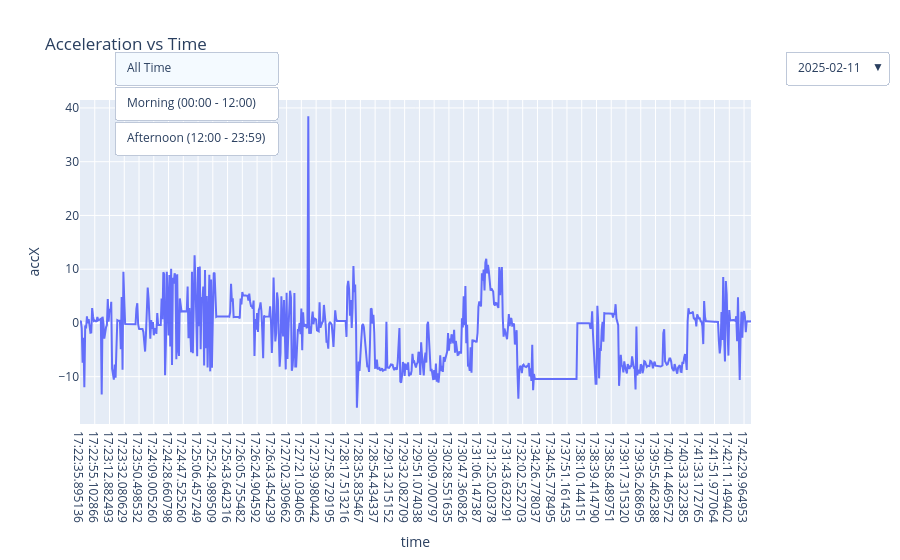

Here is the notebook cell this chart was saved with:
### Markdown cell above
###### Represents how the X-axis acceleration (accX) changes over time for a specific filtered date.

### Code cell
# Ensure timestamp is in datetime format
df['timestamp'] = pd.to_datetime(df['timestamp'])

# Extract date and time into separate columns
df['date'] = df['timestamp'].dt.date
df['time'] = df['timestamp'].dt.time

# Plot Time vs accX with Date as filter
fig = px.line(df, x='time', y='accX', title='Acceleration vs Time')

# Add a Date filter (to display only data for a specific date)
fig.update_layout(
    updatemenus=[
        dict(
            type="buttons",
            x=0.05,
            xanchor="left",
            y=1.15,
            yanchor="top",
            buttons=[
                dict(
                    args=[{'xaxis.range': ['00:00:00', '23:59:59']}],
                    label="All Time",
                    method="relayout"
                ),
                dict(
                    args=[{'xaxis.range': ['00:00:00', '12:00:00']}],
                    label="Morning (00:00 - 12:00)",
                    method="relayout"
                ),
                dict(
                    args=[{'xaxis.range': ['12:00:01', '23:59:59']}],
                    label="Afternoon (12:00 - 23:59)",
                    method="relayout"
                )
            ]
        ),
        dict(
            type="dropdown",
            x=1.05,
            xanchor="left",
            y=1.15,
            yanchor="top",
            buttons=[
                dict(
                    args=[{'x': [df[df['date'] == date]['time'] for date in df['date'].unique()]}],
                    label=str(date),
                    method="relayout"
                ) for date in df['date'].unique()
            ]
        )
    ]
)

# Show the plot
fig.show()

### Figure 1 — Plotly figure (JSON) as saved in the notebook; plotly's stock layout.template omitted (floating-point values rounded to 4 significant figures; data arrays with more than 128 entries replaced by an {"elided": "..."} marker saying what was removed)
{"data": [{"hovertemplate": "time=%{x}<br>accX=%{y}<extra></extra>", "legendgroup": "", "line": {"color": "#636efa", "dash": "solid"}, "marker": {"symbol": "circle"}, "mode": "lines", "name": "", "orientation": "v", "showlegend": false, "type": "scatter", "x": {"elided": "774 str values"}, "xaxis": "x", "y": {"elided": "774 float values"}, "yaxis": "y"}], "layout": {"legend": {"tracegroupgap": 0}, "title": {"text": "Acceleration vs Time"}, "updatemenus": [{"buttons": [{"args": [{"xaxis.range": ["00:00:00", "23:59:59"]}], "label": "All Time", "method": "relayout"}, {"args": [{"xaxis.range": ["00:00:00", "12:00:00"]}], "label": "Morning (00:00 - 12:00)", "method": "relayout"}, {"args": [{"xaxis.range": ["12:00:01", "23:59:59"]}], "label": "Afternoon (12:00 - 23:59)", "method": "relayout"}], "type": "buttons", "x": 0.05, "xanchor": "left", "y": 1.15, "yanchor": "top"}, {"buttons": [{"args": [{"x": {"elided": "1x774 str values"}}], "label": "2025-02-11", "method": "relayout"}], "type": "dropdown", "x": 1.05, "xanchor": "left", "y": 1.15, "yanchor": "top"}], "xaxis": {"anchor": "y", "domain": [0, 1], "title": {"text": "time"}}, "yaxis": {"anchor": "x", "domain": [0, 1], "title": {"text": "accX"}}}}
